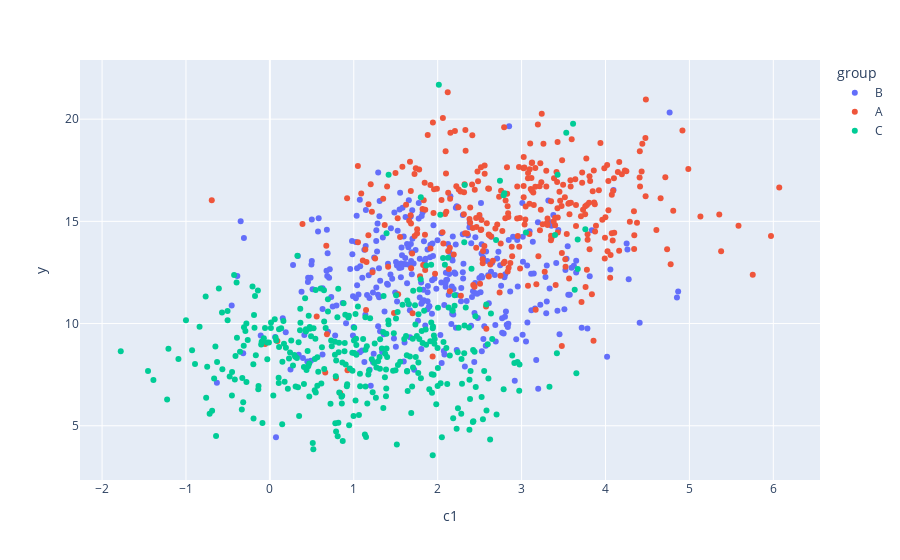

Notebook code cell kept with this figure:
### Markdown cell above
### Question 3

It seems like `'c1'` and `'c2'` have strong associations with the values of `'group'` (to see this, run the cell below). This suggests that group-wise scaling might make good features. 


Now, we want to standardize (i.e. z-score) both `'c1'` and `'c2'` **within each `'group'`** (`'A'`, `'B'`, and `'C'`). Unfortunately, there is no built-in transformer in `sklearn` that performs group-wise standardization, so **you will need to create your own transformer!**

Your job is to complete the implementation of the `StdScalerByGroup` transformer class, meaning that you need to implement the `fit` and `transform` methods, along with the constructor (`__init__`).
- The `StdScalerByGroup` transformer works on an input array/DataFrame `X` whose first column contains groups, and whose remaining columns are quantitative and need to be standardized (within each group).
- The `fit` method should determine the mean and standard deviation of each quantitative column within each group in the input data `X` and save them in the instance variable `grps_`. (For instance, one of the quantities you may calculate here is the standard deviation of `'c1'`, but only for the rows whose `'group'` is `'B'`.)
- The `transform` method should take in an input array/DataFrame `X`, standardize each quantitative column separately using the means and standard deviations stored in `grps_`, and return a DataFrame containing the transformed quantitative columns.


If you `fit` and `transform` a `StdScalerByGroup` transformer on the `toy` DataFrame (without the `'y'` column), you should get back a DataFrame with two columns, `'c1'` and `'c2'`, with groups stored in the index (if you end up creating a `MultiIndex`, that is fine).


***Notes:***
1. You may decide on whatever structure you'd like for the `grps_` variable. This question will be graded on the correctness of the output of your transformer. (Check the correctness of your work by checking the output by-hand!)    
2. At no point should you loop over the **rows** of `data` (in fact, our solution doesn't use any loops), but you are allowed to use loop in this question.
3. The `'group'` column in the public tests is named `'g'` instead of `'group'`. Remember, the first column will **always** contain the groups, even if the first column's name is something other than `'group'`.
4. Do not worry about cases where the standard deviation is equal to 0, the function `std` might work in this case.

### Code cell
# The scatter plot referenced at the start of Question 3
# This is not needed to answer the question, but motivates why we are standardizing
px.scatter(data, x='c1', y='y', color='group')

### Figure 1 — Plotly figure (JSON) as saved in the notebook; plotly's stock layout.template omitted (floating-point values rounded to 4 significant figures; data arrays with more than 128 entries replaced by an {"elided": "..."} marker saying what was removed)
{"data": [{"hovertemplate": "group=B<br>c1=%{x}<br>y=%{y}<extra></extra>", "legendgroup": "B", "marker": {"color": "#636efa", "symbol": "circle"}, "mode": "markers", "name": "B", "orientation": "v", "showlegend": true, "type": "scatter", "x": {"elided": "335 float values"}, "xaxis": "x", "y": {"elided": "335 float values"}, "yaxis": "y"}, {"hovertemplate": "group=A<br>c1=%{x}<br>y=%{y}<extra></extra>", "legendgroup": "A", "marker": {"color": "#EF553B", "symbol": "circle"}, "mode": "markers", "name": "A", "orientation": "v", "showlegend": true, "type": "scatter", "x": {"elided": "321 float values"}, "xaxis": "x", "y": {"elided": "321 float values"}, "yaxis": "y"}, {"hovertemplate": "group=C<br>c1=%{x}<br>y=%{y}<extra></extra>", "legendgroup": "C", "marker": {"color": "#00cc96", "symbol": "circle"}, "mode": "markers", "name": "C", "orientation": "v", "showlegend": true, "type": "scatter", "x": {"elided": "344 float values"}, "xaxis": "x", "y": {"elided": "344 float values"}, "yaxis": "y"}], "layout": {"legend": {"title": {"text": "group"}, "tracegroupgap": 0}, "margin": {"t": 60}, "xaxis": {"anchor": "y", "domain": [0, 1], "title": {"text": "c1"}}, "yaxis": {"anchor": "x", "domain": [0, 1], "title": {"text": "y"}}}}
